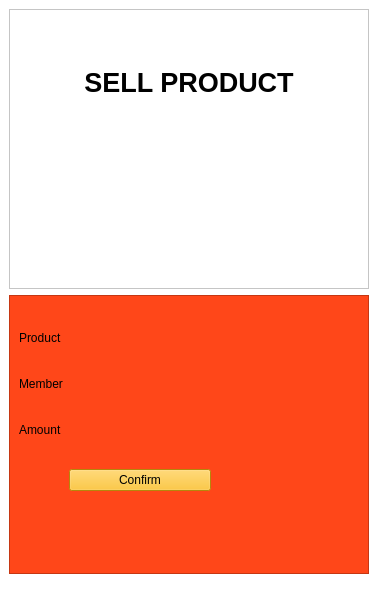
<?xml version="1.0" encoding="UTF-8"?>
<ui version="4.0">
 <class>MainWindow</class>
 <widget class="QMainWindow" name="MainWindow">
  <property name="geometry">
   <rect>
    <x>0</x>
    <y>0</y>
    <width>378</width>
    <height>605</height>
   </rect>
  </property>
  <property name="windowTitle">
   <string>Sell Product</string>
  </property>
  <property name="windowIcon">
   <iconset>
    <normaloff>Icons/icon.ico</normaloff>Icons/icon.ico</iconset>
  </property>
  <property name="styleSheet">
   <string notr="true">background-color: rgb(255, 255, 255);</string>
  </property>
  <widget class="QWidget" name="centralwidget">
   <layout class="QVBoxLayout" name="verticalLayout">
    <item>
     <widget class="QFrame" name="frame">
      <property name="frameShape">
       <enum>QFrame::StyledPanel</enum>
      </property>
      <property name="frameShadow">
       <enum>QFrame::Raised</enum>
      </property>
      <layout class="QVBoxLayout" name="verticalLayout_2">
       <item>
        <widget class="QLabel" name="label">
         <property name="font">
          <font>
           <pointsize>20</pointsize>
           <weight>75</weight>
           <bold>true</bold>
          </font>
         </property>
         <property name="text">
          <string>SELL PRODUCT</string>
         </property>
         <property name="alignment">
          <set>Qt::AlignCenter</set>
         </property>
        </widget>
       </item>
       <item>
        <widget class="QLabel" name="label_2">
         <property name="text">
          <string/>
         </property>
         <property name="pixmap">
          <pixmap>Udemy/icons/shop.png</pixmap>
         </property>
         <property name="alignment">
          <set>Qt::AlignCenter</set>
         </property>
        </widget>
       </item>
      </layout>
     </widget>
    </item>
    <item>
     <widget class="QFrame" name="frame_2">
      <property name="styleSheet">
       <string notr="true">background-color: rgb(255, 71,25);
font: 14pt &quot;Simplified Arabic Fixed&quot;;</string>
      </property>
      <property name="frameShape">
       <enum>QFrame::StyledPanel</enum>
      </property>
      <property name="frameShadow">
       <enum>QFrame::Raised</enum>
      </property>
      <layout class="QFormLayout" name="formLayout">
       <item row="0" column="1">
        <spacer name="horizontalSpacer_2">
         <property name="orientation">
          <enum>Qt::Horizontal</enum>
         </property>
         <property name="sizeHint" stdset="0">
          <size>
           <width>40</width>
           <height>20</height>
          </size>
         </property>
        </spacer>
       </item>
       <item row="1" column="0">
        <widget class="QLabel" name="label_3">
         <property name="text">
          <string>Product</string>
         </property>
        </widget>
       </item>
       <item row="2" column="1">
        <spacer name="horizontalSpacer_4">
         <property name="orientation">
          <enum>Qt::Horizontal</enum>
         </property>
         <property name="sizeHint" stdset="0">
          <size>
           <width>40</width>
           <height>20</height>
          </size>
         </property>
        </spacer>
       </item>
       <item row="3" column="0">
        <widget class="QLabel" name="label_4">
         <property name="text">
          <string>Member</string>
         </property>
        </widget>
       </item>
       <item row="4" column="1">
        <spacer name="horizontalSpacer_5">
         <property name="orientation">
          <enum>Qt::Horizontal</enum>
         </property>
         <property name="sizeHint" stdset="0">
          <size>
           <width>40</width>
           <height>20</height>
          </size>
         </property>
        </spacer>
       </item>
       <item row="5" column="0">
        <widget class="QLabel" name="label_5">
         <property name="text">
          <string>Amount</string>
         </property>
        </widget>
       </item>
       <item row="6" column="1">
        <spacer name="horizontalSpacer_6">
         <property name="orientation">
          <enum>Qt::Horizontal</enum>
         </property>
         <property name="sizeHint" stdset="0">
          <size>
           <width>40</width>
           <height>20</height>
          </size>
         </property>
        </spacer>
       </item>
       <item row="7" column="0">
        <spacer name="horizontalSpacer">
         <property name="orientation">
          <enum>Qt::Horizontal</enum>
         </property>
         <property name="sizeHint" stdset="0">
          <size>
           <width>40</width>
           <height>20</height>
          </size>
         </property>
        </spacer>
       </item>
       <item row="7" column="1">
        <widget class="QPushButton" name="ConfirmBtn">
         <property name="maximumSize">
          <size>
           <width>142</width>
           <height>24</height>
          </size>
         </property>
         <property name="styleSheet">
          <string notr="true">background-color: rgb(255, 187, 14);
font: 14pt &quot;Simplified Arabic Fixed&quot;;</string>
         </property>
         <property name="text">
          <string>Confirm</string>
         </property>
        </widget>
       </item>
       <item row="1" column="1">
        <widget class="QLabel" name="ProductText">
         <property name="text">
          <string/>
         </property>
        </widget>
       </item>
       <item row="3" column="1">
        <widget class="QLabel" name="MemberText">
         <property name="text">
          <string/>
         </property>
        </widget>
       </item>
       <item row="5" column="1">
        <widget class="QLabel" name="AmountText">
         <property name="text">
          <string/>
         </property>
        </widget>
       </item>
      </layout>
     </widget>
    </item>
   </layout>
  </widget>
  <widget class="QMenuBar" name="menubar">
   <property name="geometry">
    <rect>
     <x>0</x>
     <y>0</y>
     <width>378</width>
     <height>21</height>
    </rect>
   </property>
  </widget>
  <widget class="QStatusBar" name="statusbar"/>
 </widget>
 <resources/>
 <connections/>
</ui>
